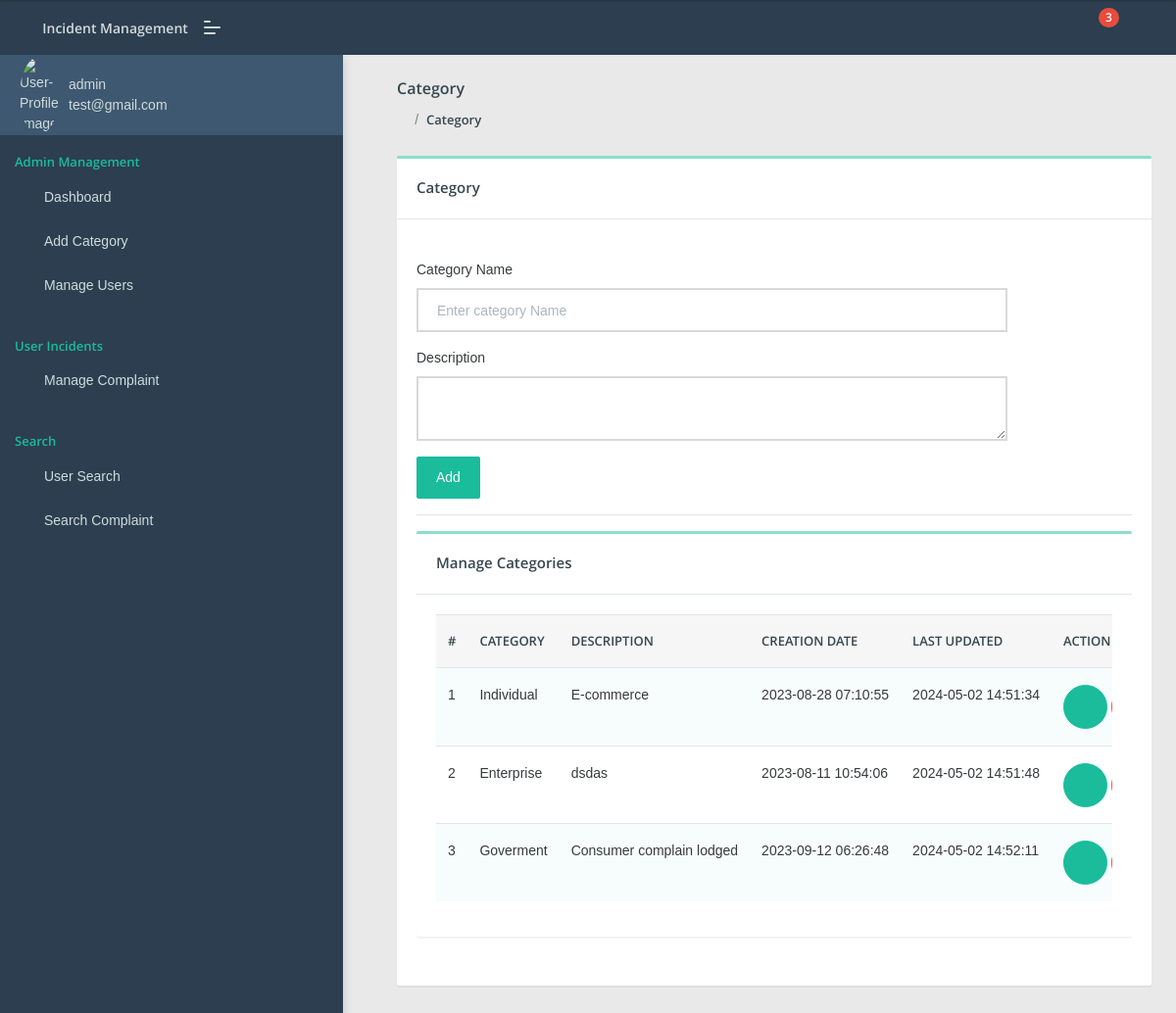
The app's page /admin/category.php (signed in) with its own data.
### tables this page shows
CREATE TABLE IF NOT EXISTS `category` (
  `id` int(11) NOT NULL AUTO_INCREMENT,
  `categoryName` varchar(255) DEFAULT NULL,
  `categoryDescription` longtext,
  `creationDate` timestamp NULL DEFAULT CURRENT_TIMESTAMP,
  `updationDate` timestamp NULL DEFAULT NULL ON UPDATE CURRENT_TIMESTAMP,
  PRIMARY KEY (`id`)
);

### admin/category.php (the view, shortened to what this page needs)
<?php
include('include/config.php');
if(strlen($_SESSION['aid'])==0)
    {
header('location:index.php');
}
else{
?>
<!DOCTYPE html>
<html lang="en">
<head>
    <link rel="stylesheet" href="assets/css/style.css">
</head>
<body class="">
	<?php include('include/sidebar.php');?>
	<?php include('include/header.php');?>
<section class="pcoded-main-container">
    <div class="pcoded-content">
        <div class="page-header">
            <div class="page-block">
                <div class="row align-items-center">
                    <div class="col-md-12">
                        <div class="page-header-title">
                            <h5 class="m-b-10">Category</h5>
                        </div>
                        <ul class="breadcrumb">
                            <li class="breadcrumb-item"><a href="dashboard.php"><i class="feather icon-home"></i></a></li>
                            <li class="breadcrumb-item"><a href="category.php">Category</a></li>
                        </ul>
                    </div>
                </div>
            </div>
        </div>
        <div class="row">
            <div class="col-sm-12">
                <div class="card">
                    <div class="card-header">
                        <h5>Category</h5>
                    </div>
                    <div class="card-body">
                        <div class="row">
                            <div class="col-md-10">
                                    <br />
                                <form method="post" name="Category">
                                    <div class="form-group">
                                        <label for="exampleInputEmail1">Category Name</label>
                                        <input type="text"placeholder="Enter category Name"  name="category" class="form-control" required="true">
                                    </div>
                                      <div class="form-group">
                                        <label for="exampleInputEmail1">Description</label>
                                        <textarea  name="description" class="form-control" ></textarea>
                                    </div>
                                    <button type="submit" class="btn  btn-primary" name="submit">Add</button>
                                </form>
                            </div>
                        </div>
                     <hr>
                      <div class="row">
                            <div class="col-xl-12">
                <div class="card">
                    <div class="card-header">
                        <h5>Manage Categories</h5>
                    </div>
                    <div class="card-body table-border-style">
                        <div class="table-responsive">
                            <table class="table table-striped">
                                <thead>
                                    <tr>
                                            <th>#</th>
                                            <th>Category</th>
                                            <th>Description</th>
                                            <th>Creation date</th>
                                            <th>Last Updated</th>
                                            <th>Action</th>
                                        </tr>
                                </thead>
                                <tbody>
                                    <?php $query=mysqli_query($con,"select * from category");
$cnt=1;
while($row=mysqli_fetch_array($query))
{
?>
                                        <tr>
                                            <td><?php echo htmlentities($cnt);?></td>
                                            <td><?php echo htmlentities($row['categoryName']);?></td>
                                            <td><?php echo htmlentities($row['categoryDescription']);?></td>
                                            <td> <?php echo htmlentities($row['creationDate']);?></td>
                                            <td><?php echo htmlentities($row['updationDate']);?></td>
                                            <td>
                                            <a href="edit-category.php?id=<?php echo $row['id']?>" class="btn btn-icon btn-primary btn-xs"><i class="feather icon-edit"></i></a>
                                            </td>
                                        </tr>
                                        <?php $cnt=$cnt+1; } ?>
                                </tbody>
                            </table>
                        </div>
                    </div>
                </div>
            </div>
                        </div>
                    </div>
                </div>
            </div>
        </div>
    </div>
</section>
</body>
</html>
<?php } ?>

### admin/include/sidebar.php (shortened to what this page needs)
<nav class="pcoded-navbar  ">
	<div class="navbar-wrapper  ">
		<div class="navbar-content scroll-div " >
			<div class="">
				<div class="main-menu-header">
					<img class="img-radius" src="assets/images/user/user-gear.png" alt="User-Profile-Image">
					<div class="user-details">
						<?php
							$id=intval($_SESSION["aid"]);
							$query=mysqli_query($con,"select * from admin where id='$id'");
							while($row=mysqli_fetch_array($query))
							{
							?>
						<span><?php echo  htmlentities($row['fullname']);?></span>
						<div id="more-details"><?php echo  htmlentities($row['email']);?><i class="fa fa-chevron-down m-l-5"></i></div><?php } ?>
					</div>
				</div>
			</div>
			<ul class="nav pcoded-inner-navbar ">
				<li class="nav-item pcoded-menu-caption">
					<label>Admin Management</label>
				</li>
				<li class="nav-item">
				    <a href="dashboard.php" class="nav-link "><span class="pcoded-micon"><i class="feather icon-home"></i></span><span class="pcoded-mtext">Dashboard</span></a>
				</li>
				<li class="nav-item">
				    <a href="category.php" class="nav-link "><span class="pcoded-micon"><i class="feather icon-file-text"></i></span><span class="pcoded-mtext">Add Category</span></a>
				</li>
				<li class="nav-item">
				    <a href="manage-users.php" class="nav-link "><span class="pcoded-micon"><i class="feather icon-user"></i></span><span class="pcoded-mtext">Manage Users</span></a>
				</li>
				<li class="nav-item pcoded-menu-caption">
					<label>User Incidents</label>
				</li>
				<li class="nav-item pcoded-hasmenu">
					<a href="#!" class="nav-link "><span class="pcoded-micon"><i class="feather icon-box"></i></span><span class="pcoded-mtext">Manage Complaint</span></a>
				</li>
				<li class="nav-item pcoded-menu-caption">
					<label>Search</label>
				</li>
				<li class="nav-item">
				    <a href="user-search.php" class="nav-link "><span class="pcoded-micon"><i class="feather icon-search"></i></span><span class="pcoded-mtext">User Search</span></a>
				</li>
				<li class="nav-item">
				    <a href="incident-search.php" class="nav-link "><span class="pcoded-micon"><i class="feather icon-search"></i></span><span class="pcoded-mtext">Search Complaint</span></a>
				</li>
			</ul>
		</div>
	</div>
</nav>

### records on screen
category: categoryName "Individual", categoryDescription "E-commerce", creationDate "2023-08-28 07:10:55", updationDate "2024-05-02 14:51:34"
category: categoryName "Enterprise", categoryDescription "dsdas", creationDate "2023-08-11 10:54:06", updationDate "2024-05-02 14:51:48"
category: categoryName "Goverment", categoryDescription "Consumer complain lodged", creationDate "2023-09-12 06:26:48", updationDate "2024-05-02 14:52:11"

### other values on screen
$row['fullname'] "admin"
$row['email'] "test@gmail.com"
$num1 "3"
